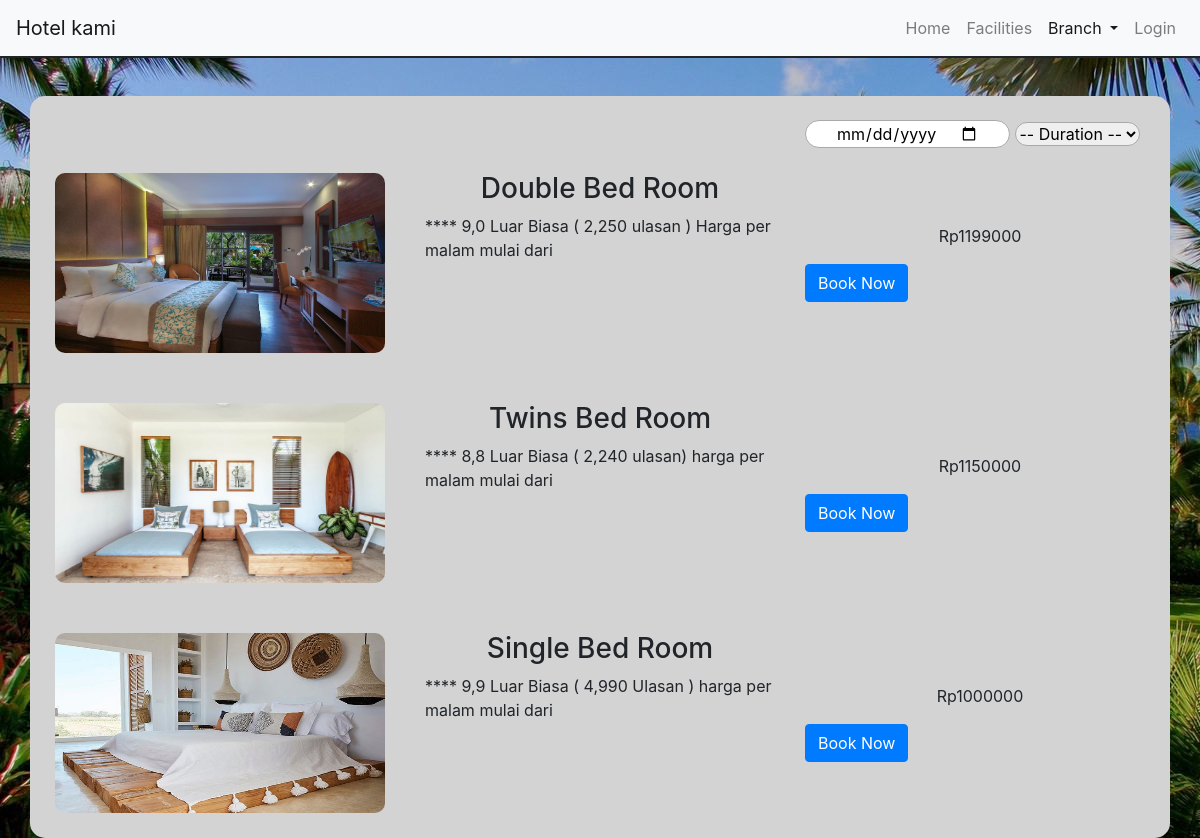
Screenshot of /users/indo.php with the database file from the repository.
### tables this page shows
CREATE TABLE `indonesia` (
  `kode_kamar` char(4) NOT NULL,
  `image` varchar(100) NOT NULL,
  `tipe_kamar` varchar(100) NOT NULL,
  `deskripsi` varchar(500) NOT NULL,
  `harga` int(11) NOT NULL
);

### users/indo.php (the view, shortened to what this page needs)
<?php
include "../koneksi.php";
$sql="SELECT * FROM indonesia";
$result=mysqli_query($koneksi, $sql);
$username="";
$username1=$_SESSION["name"];
?>
<!DOCTYPE html>
<html>
    <head>
        <link href="../css/bootstrap.min.css" type="text/css" rel="stylesheet">
    </head>
    <body>
        <nav class="navbar navbar-expand-lg navbar-light bg-light fixed-top" style="border-bottom:2px solid ">
            <a class="navbar-brand" href="index.php">Hotel kami</a>
            <div class="collapse navbar-collapse" id="navbarNav">
                <ul class="navbar-nav ml-auto">
                    <li class="nav-item">
                        <a class="nav-link" href="../index.php">Home <span class="sr-only">(current)</span></a>
                    </li>
                    <li class="nav-item">
                        <a class="nav-link" href="facilities.html">Facilities</a>
                    </li>
                    <li class="nav-item dropdown active">
                        <a class="nav-link dropdown-toggle" href="#" role="button" data-toggle="dropdown" aria-expanded="false">
                        Branch
                        </a>
                    </li>
                    <?php
                    if ($username==$username1){
                        echo '<li class="nav-item">
                        <a class="nav-link" href="login.php">Login</a>
                        </li>';
                    }
                    ?>
                </ul>
            </div>
        </nav>
        <br><br><br><br>
        <form action="review.php" method="post">
            <div class="container" style="background-color:lightgrey; border-radius:15px;">
                <div class="row">
                    <div class="col"></div>
                    <div class="col"></div>
                    <div class="col">
                        <br>
                        <input type="date" name="cekin" style="border:1px solid darkgrey; border-radius:30px; padding-left:30px; padding-right:30px;" required>
                        <select style="border:1px solid darkgrey; border-radius:30px;" name="duration" id="duration">
                            <option value="" selected disabled>-- Duration --</option>
                        </select>
                    </div>
                </div>
                <?php while($row=mysqli_fetch_assoc($result)) : ?>
                <div class="row">
                    <div class="col-sm">
                        <img class="img-fluid" src="../img/<?php echo $row["image"];?>" style="margin-top:15px; margin-bottom:15px; padding:10px;padding-top:10px; background-color:lightgrey;border:0; border-radius:20px; width:400px; height:200px;  ">
                    </div>
                    <div class="col-sm">
                        <br>
                        <h3 class="text-center"><?php echo $row["tipe_kamar"];?></h3>
                        <div><?php echo $row["deskripsi"];?></div>
                    </div>
                    <div class="col align-self-center">
                        <p class="text-center">Rp<?php echo $row["harga"];?></p>
                        <button class="btn btn-primary" type="submit" value="<?php echo $row["kode_kamar"];?>" name="booknow">Book Now</button>
                    </div>
                </div>
                <?php endwhile; ?>
            </div>
        </form>
    </body>
</html>

### users/indo.php (style rules this page uses)
body { background-image:url(../img/bgindo.jpg); }

### rows the page displays
indonesia: image (picture), tipe_kamar "Double Bed Room", deskripsi "**** 9,0 Luar Biasa ( 2,250 ulasan ) Harga per malam mulai dari", harga "1199000"
indonesia: image (picture), tipe_kamar "Twins Bed Room", deskripsi "**** 8,8 Luar Biasa ( 2,240 ulasan) harga per malam mulai dari", harga "1150000"
indonesia: image (picture), tipe_kamar "Single Bed Room", deskripsi "**** 9,9 Luar Biasa ( 4,990 Ulasan ) harga per malam mulai dari", harga "1000000"
